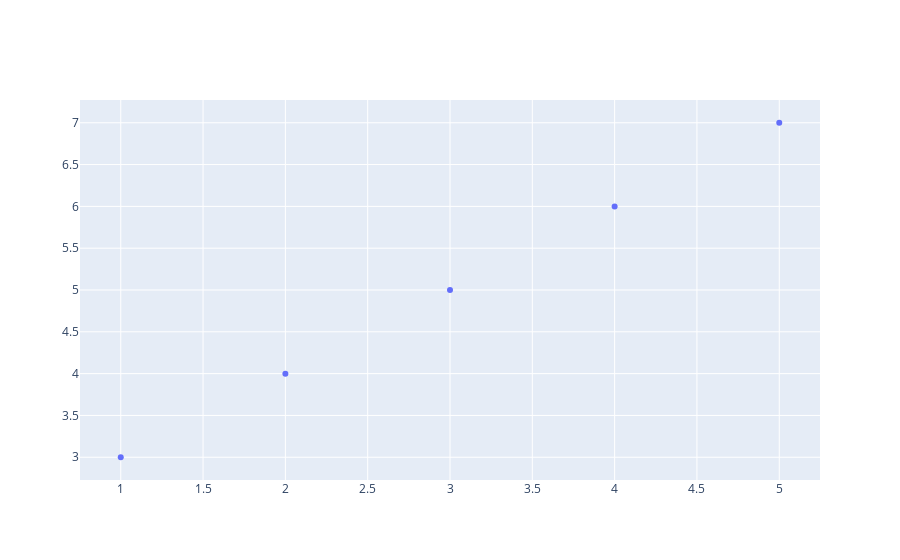

Source (notebook cell):
### Code cell
fig = go.Figure()
fig.add_trace(go.Scatter(x=[1,2,3,4,5] , y=[3,4,5,6,7] , mode='markers'))
fig.show()

### Figure 1 — Plotly figure (JSON) as saved in the notebook; plotly's stock layout.template omitted (floating-point values rounded to 4 significant figures)
{"data": [{"mode": "markers", "type": "scatter", "x": [1, 2, 3, 4, 5], "y": [3, 4, 5, 6, 7]}], "layout": {}}
